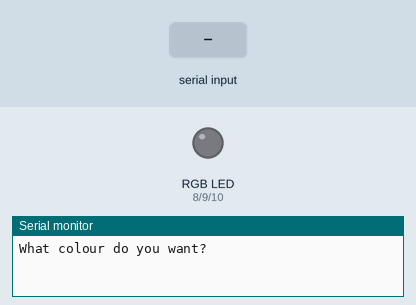
Simulated run of this sketch. Board: Arduino Uno, built with avr-gcc and run on an emulated ATmega328P. Shown: an RGB LED mixed from three pins (HIGH = lit), the last lines printed to the serial monitor. The test bench sets the inputs (shaded band).

Above: at 1.2 s.
1.3 s: "red" received over Serial
At 2.8 s:
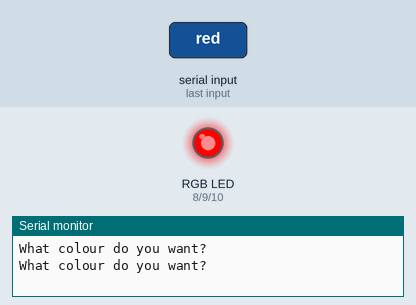
3.8 s: "green" received over Serial
At 6.0 s:
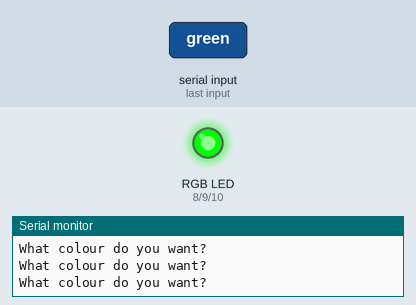
6.3 s: "blue" received over Serial
At 7.8 s:
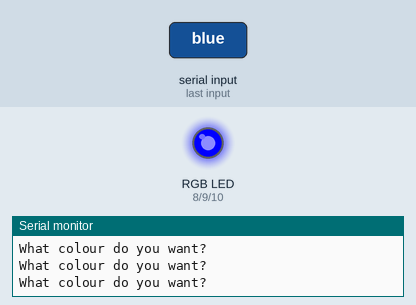
8.8 s: "aqua" received over Serial
At 11.0 s:
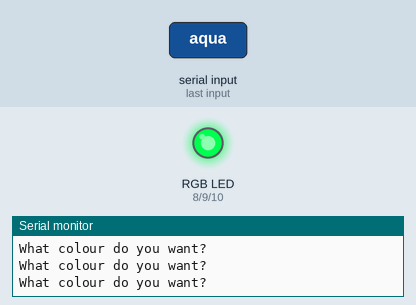
11.3 s: "cyan" received over Serial
At 12.8 s:
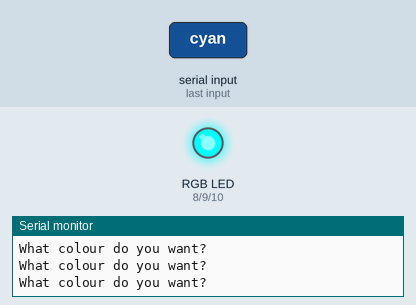
13.8 s: "magenta" received over Serial
At 16.1 s:
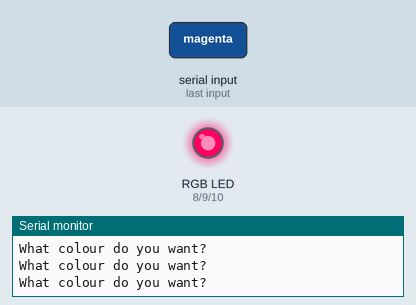
Timing chart, 0 to 17.3 s (numbered marks = the images above; inputs shaded):
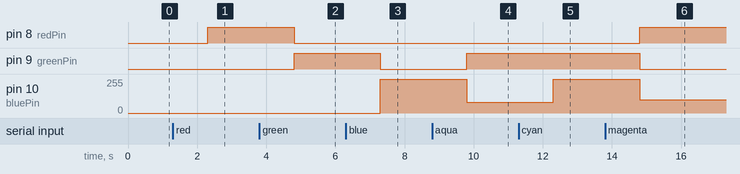

Measured:
- after the input at 1.3 s, pin 8 (redPin): LOW → HIGH after 1.0 s
- after the input at 3.8 s, pin 8 (redPin): HIGH → LOW after 1.0 s; pin 9 (greenPin): LOW → HIGH after 1.0 s
- after the input at 6.3 s, pin 9 (greenPin): HIGH → LOW after 1.0 s; pin 10 (bluePin): 0/255 → 255/255 after 1.0 s
- after the input at 8.8 s, pin 9 (greenPin): LOW → HIGH after 1.0 s; pin 10 (bluePin): 255/255 → 80/255 after 1.0 s
- after the input at 11.3 s, pin 10 (bluePin): 80/255 → 255/255 after 1.0 s
- after the input at 13.8 s, pin 8 (redPin): LOW → HIGH after 1.0 s; pin 9 (greenPin): HIGH → LOW after 1.0 s; pin 10 (bluePin): 255/255 → 100/255 after 1.0 s

The sketch:

Lesson20_oct18a.ino
```cpp
int redPin = 8;
int greenPin = 9;
int bluePin = 10;

String myColor;
String msg = "What colour do you want?";

void setup() {
  // put your setup code here, to run once:
  Serial.begin(9600);
  pinMode(redPin, OUTPUT);
  pinMode(greenPin, OUTPUT);
  pinMode(bluePin, OUTPUT);
}

void loop() {
  // put your main code here, to run repeatedly:
  Serial.println(msg);
  while(Serial.available() == 0) {}

  myColor = Serial.readString();

  if (myColor == "red") {
    digitalWrite(redPin, HIGH);
    digitalWrite(greenPin, LOW);
    digitalWrite(bluePin, LOW);
  }
  if (myColor == "green") {
    digitalWrite(redPin, LOW);
    digitalWrite(greenPin, HIGH);
    digitalWrite(bluePin, LOW);
  }
  if (myColor == "blue") {
    digitalWrite(redPin, LOW);
    digitalWrite(greenPin, LOW);
    digitalWrite(bluePin, HIGH);
  }

  if (myColor == "aqua") {
    analogWrite(redPin, 0);
    analogWrite(greenPin, 255);
    analogWrite(bluePin, 80);
  }
  if (myColor == "cyan") {
    analogWrite(redPin, 0);
    analogWrite(greenPin, 255);
    analogWrite(bluePin, 255);
  }
  if (myColor == "magenta") {
    analogWrite(redPin, 255);
    analogWrite(greenPin, 0);
    analogWrite(bluePin, 100);
  }
  if (myColor == "yellow") {
    analogWrite(redPin, 255);
    analogWrite(greenPin, 100);
    analogWrite(bluePin, 0);
  }

  if (myColor == "low") {
    digitalWrite(redPin, LOW);
    digitalWrite(greenPin, LOW);
    digitalWrite(bluePin, LOW);
  }


}
```
